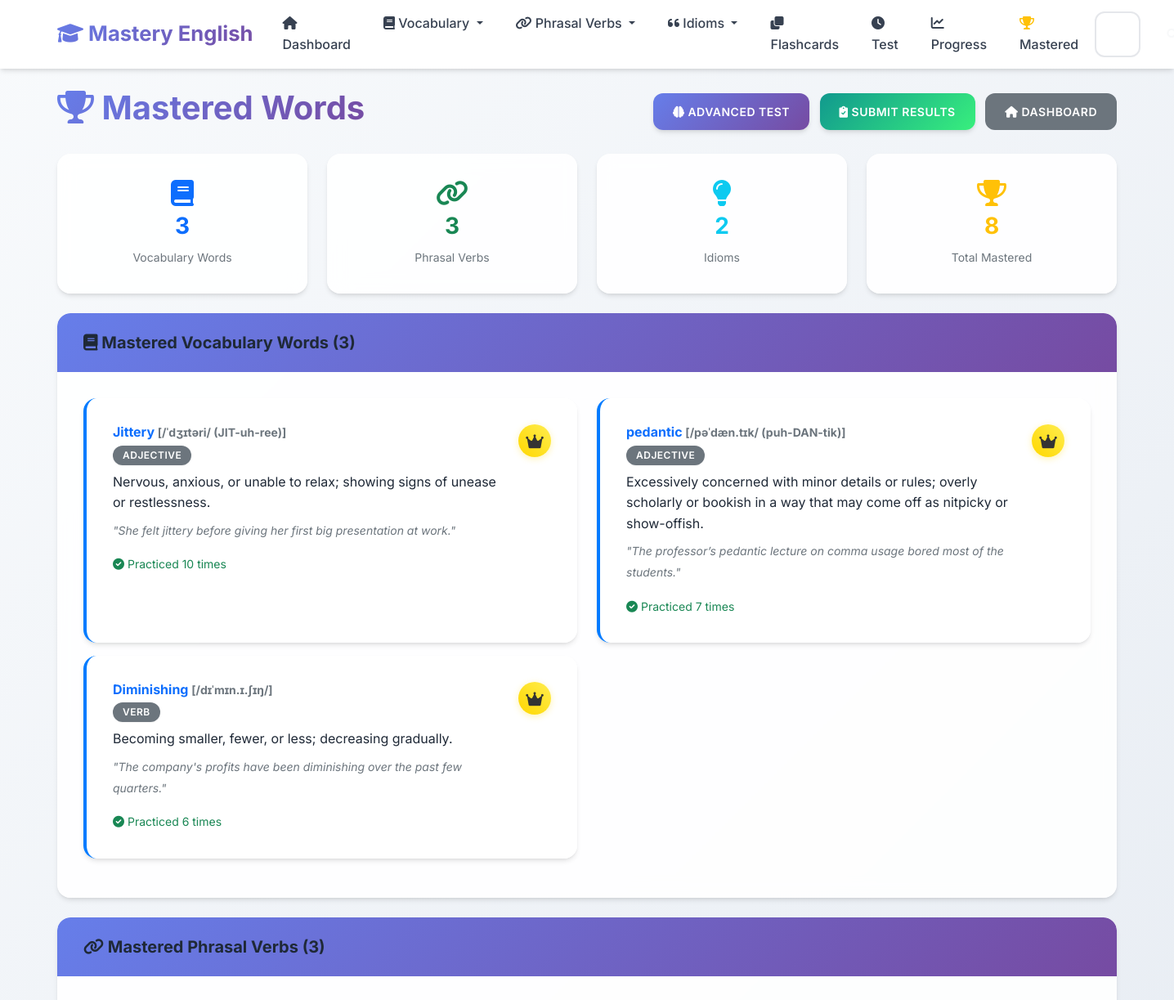
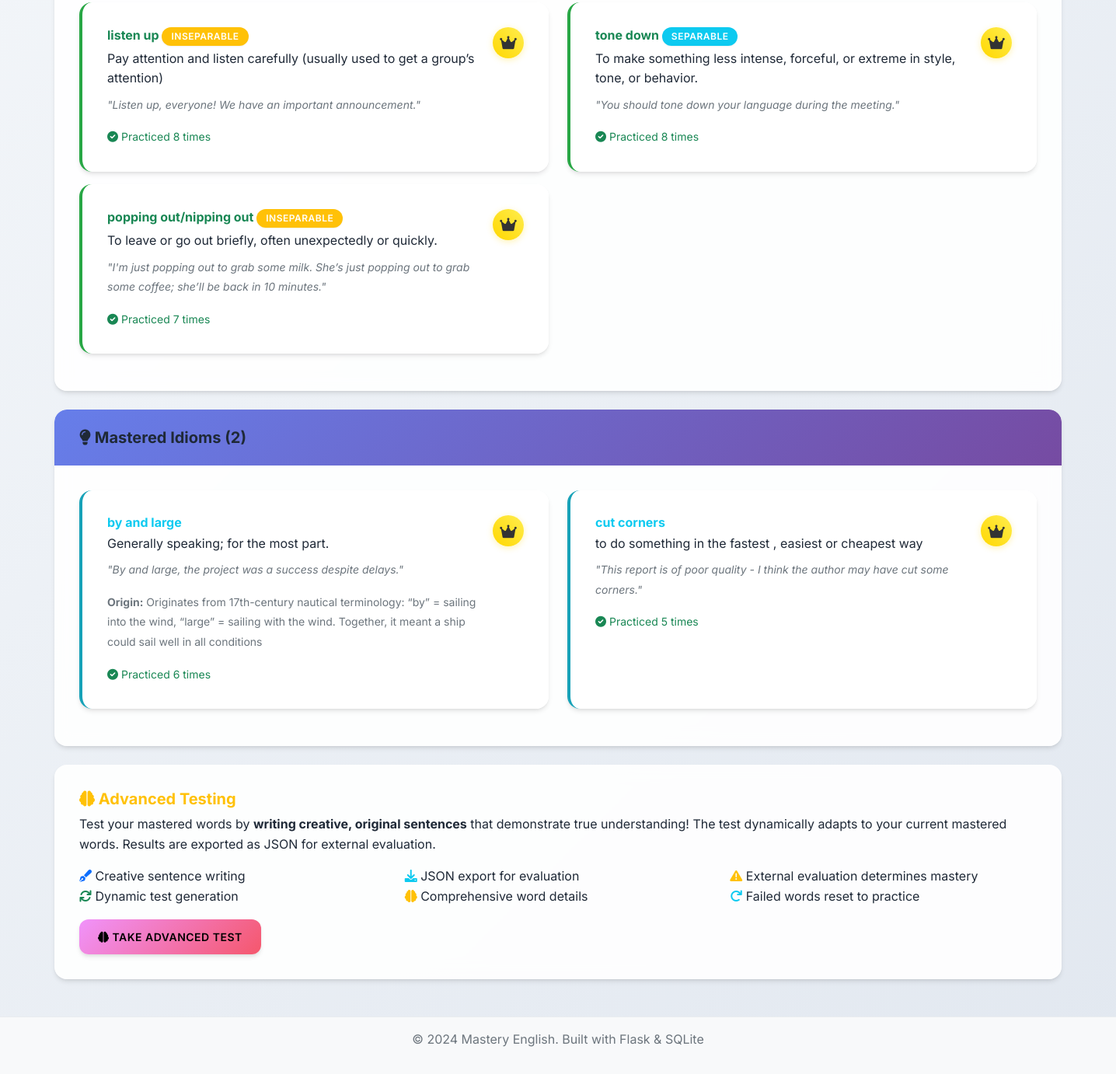
Before: /mastered with the older database file (2 pictures, top to bottom).
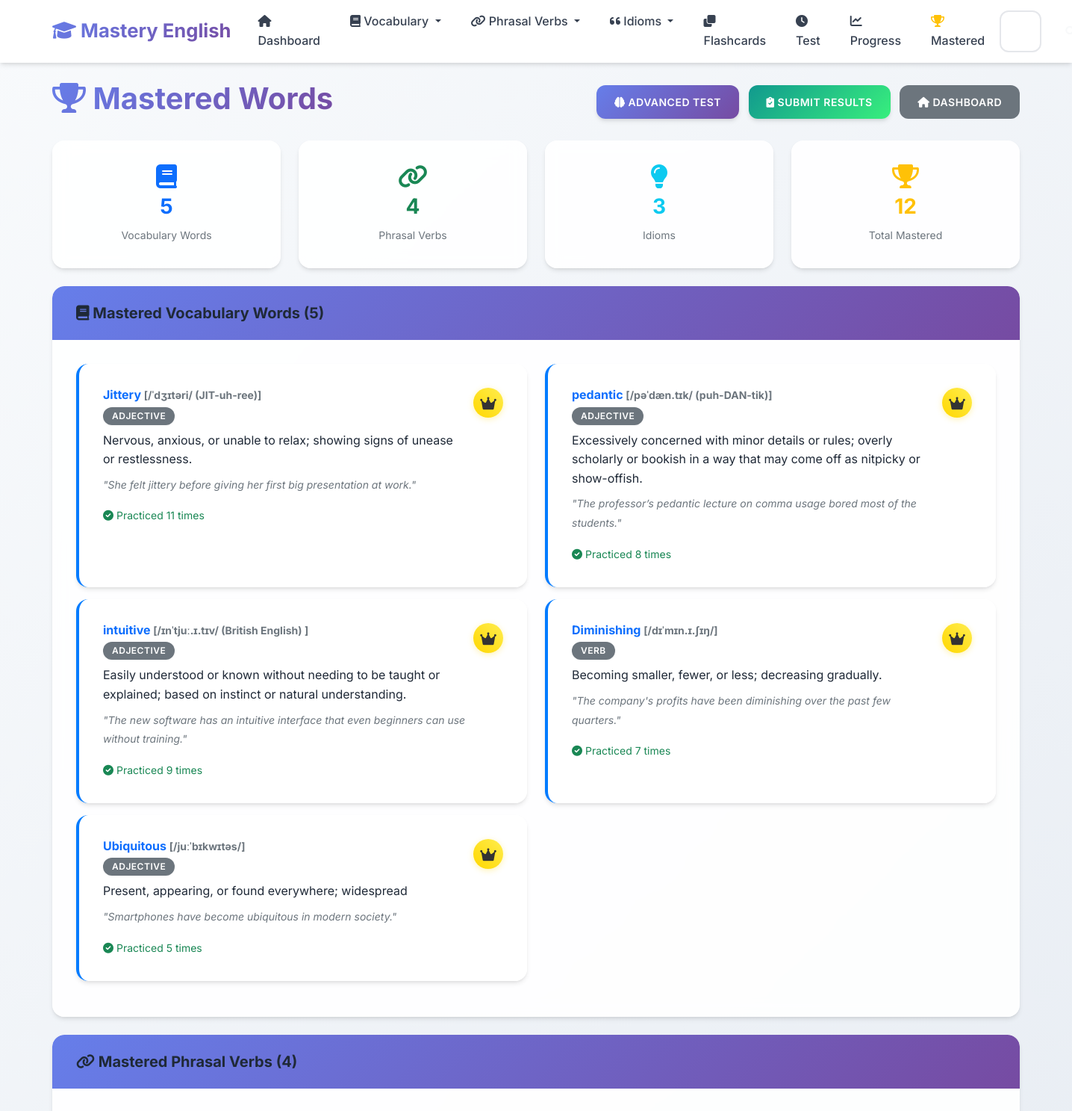
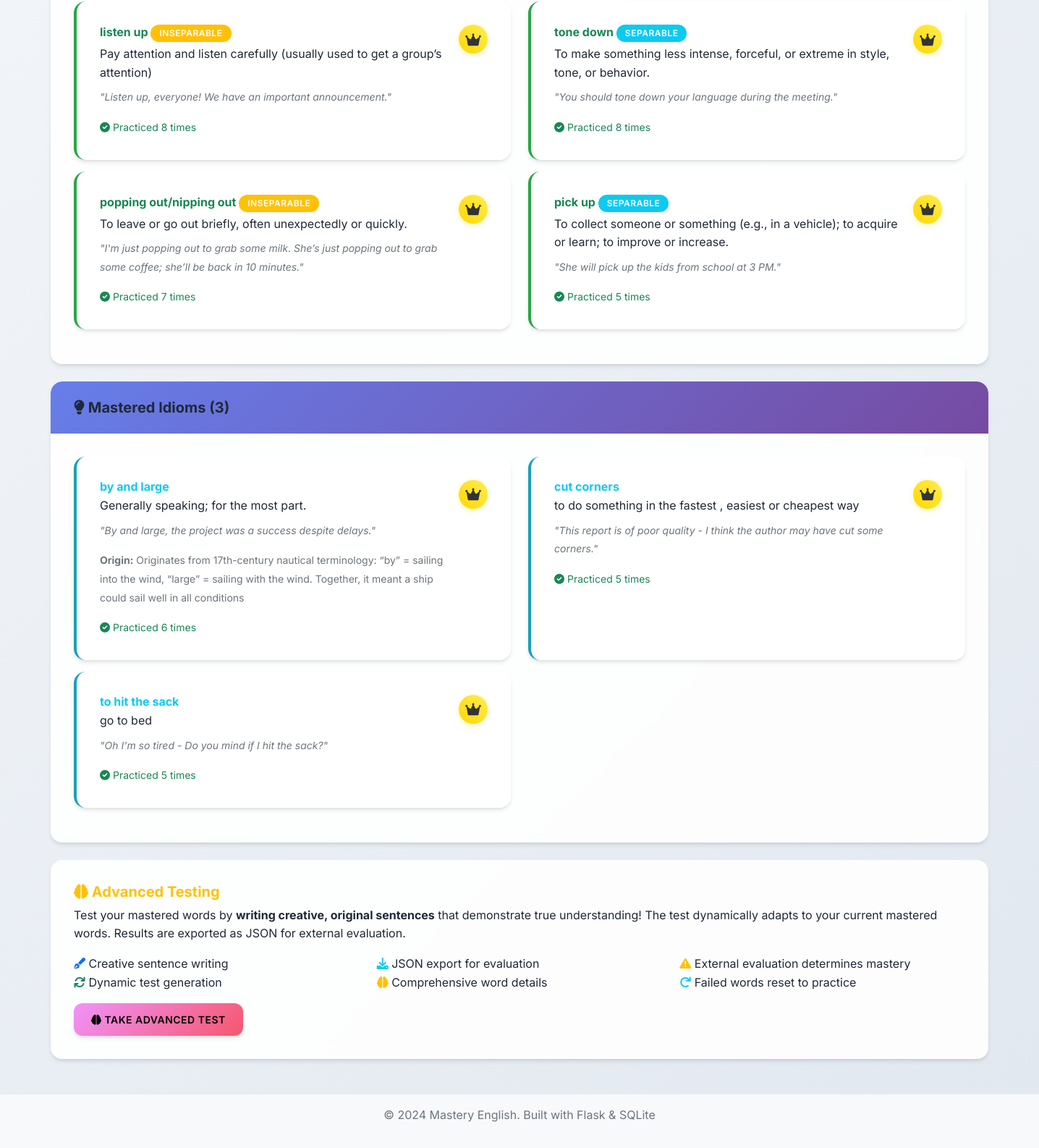
After: the same page with the newer database file (2 pictures, top to bottom).
### app.py (models this page shows, shortened)
class VocabularyWord(db.Model):
    __tablename__ = 'vocabulary_words'
    id = db.Column(db.Integer, primary_key=True)
    word = db.Column(db.String(100), nullable=False)
    definition = db.Column(db.Text, nullable=False)
    example_sentence = db.Column(db.Text)
    pronunciation = db.Column(db.String(100))
    part_of_speech = db.Column(db.String(50))
    difficulty_level = db.Column(db.String(20), default='medium')
    date_added = db.Column(db.DateTime, default=datetime.utcnow)
    times_practiced = db.Column(db.Integer, default=0)
    last_practiced = db.Column(db.DateTime)
    mastery_level = db.Column(db.Integer, default=0)

class PhrasalVerb(db.Model):
    __tablename__ = 'phrasal_verbs'
    id = db.Column(db.Integer, primary_key=True)
    phrasal_verb = db.Column(db.String(100), nullable=False)
    meaning = db.Column(db.Text, nullable=False)
    example_sentence = db.Column(db.Text)
    separable = db.Column(db.Boolean, default=False)
    difficulty_level = db.Column(db.String(20), default='medium')
    date_added = db.Column(db.DateTime, default=datetime.utcnow)
    times_practiced = db.Column(db.Integer, default=0)
    last_practiced = db.Column(db.DateTime)
    mastery_level = db.Column(db.Integer, default=0)

class Idiom(db.Model):
    __tablename__ = 'idioms'
    id = db.Column(db.Integer, primary_key=True)
    idiom = db.Column(db.String(200), nullable=False)
    meaning = db.Column(db.Text, nullable=False)
    example_sentence = db.Column(db.Text)
    origin = db.Column(db.Text)
    difficulty_level = db.Column(db.String(20), default='medium')
    date_added = db.Column(db.DateTime, default=datetime.utcnow)
    times_practiced = db.Column(db.Integer, default=0)
    last_practiced = db.Column(db.DateTime)
    mastery_level = db.Column(db.Integer, default=0)

### app.py (the view)
@app.route('/mastered')
def mastered_words():
    mastered_vocab = VocabularyWord.query.filter(VocabularyWord.mastery_level == 5).all()
    mastered_phrasal = PhrasalVerb.query.filter(PhrasalVerb.mastery_level == 5).all()
    mastered_idioms = Idiom.query.filter(Idiom.mastery_level == 5).all()
    total_mastered = len(mastered_vocab) + len(mastered_phrasal) + len(mastered_idioms)
    stats = {
        'vocabulary': len(mastered_vocab),
        'phrasal_verbs': len(mastered_phrasal),
        'idioms': len(mastered_idioms),
        'total': total_mastered
    }
    return render_template('mastered_words.html',
                         mastered_vocab=mastered_vocab,
                         mastered_phrasal=mastered_phrasal,
                         mastered_idioms=mastered_idioms,
                         stats=stats)

### templates/mastered_words.html (shortened to what the changed rows need)
{% extends "base.html" %}
{% block content %}
<div class="row">
    <div class="col-12">
        <div class="d-flex justify-content-between align-items-center mb-4">
            <h1>
                <i class="fas fa-trophy text-warning"></i> Mastered Words
            </h1>
        </div>
    </div>
</div>
<div class="row mb-4">
    <div class="col-md-3">
        <div class="card text-center border-primary">
            <div class="card-body">
                <i class="fas fa-book fa-2x text-primary mb-2"></i>
                <h3 class="text-primary">{{ stats.vocabulary }}</h3>
                <small class="text-muted">Vocabulary Words</small>
            </div>
        </div>
    </div>
    <div class="col-md-3">
        <div class="card text-center border-success">
            <div class="card-body">
                <i class="fas fa-link fa-2x text-success mb-2"></i>
                <h3 class="text-success">{{ stats.phrasal_verbs }}</h3>
                <small class="text-muted">Phrasal Verbs</small>
            </div>
        </div>
    </div>
    <div class="col-md-3">
        <div class="card text-center border-info">
            <div class="card-body">
                <i class="fas fa-lightbulb fa-2x text-info mb-2"></i>
                <h3 class="text-info">{{ stats.idioms }}</h3>
                <small class="text-muted">Idioms</small>
            </div>
        </div>
    </div>
    <div class="col-md-3">
        <div class="card text-center border-warning">
            <div class="card-body">
                <i class="fas fa-trophy fa-2x text-warning mb-2"></i>
                <h3 class="text-warning">{{ stats.total }}</h3>
                <small class="text-muted">Total Mastered</small>
            </div>
        </div>
    </div>
</div>
{% if stats.total == 0 %}
<div class="row">
    <div class="col-12">
        <div class="card">
            <div class="card-body text-center py-5">
                <i class="fas fa-graduation-cap fa-4x text-muted mb-3"></i>
                <h3 class="text-muted">No Mastered Words Yet</h3>
                <p class="text-muted mb-4">Start practicing to master your vocabulary, phrasal verbs, and idioms!</p>
                <div>
                    <a href="{{ url_for('flashcards', category='vocabulary') }}" class="btn btn-primary me-2">
                        <i class="fas fa-play"></i> Practice Vocabulary
                    </a>
                    <a href="{{ url_for('flashcards', category='phrasal-verbs') }}" class="btn btn-success me-2">
                        <i class="fas fa-play"></i> Practice Phrasal Verbs
                    </a>
                    <a href="{{ url_for('flashcards', category='idioms') }}" class="btn btn-info">
                        <i class="fas fa-play"></i> Practice Idioms
                    </a>
                </div>
            </div>
        </div>
    </div>
</div>
{% else %}
{% if mastered_vocab %}
<div class="row mb-4">
    <div class="col-12">
        <div class="card">
            <div class="card-header bg-primary text-white">
                <h5 class="mb-0">
                    <i class="fas fa-book"></i> Mastered Vocabulary Words ({{ mastered_vocab|length }})
                </h5>
            </div>
            <div class="card-body">
                <div class="row">
                    {% for word in mastered_vocab %}
                    <div class="col-md-6 mb-3">
                        <div class="card h-100 border-left-primary">
                            <div class="card-body">
                                <div class="d-flex justify-content-between align-items-start">
                                    <div class="flex-grow-1">
                                        <h6 class="card-title text-primary mb-1">
                                            {{ word.word }}
                                            {% if word.pronunciation %}
                                            <small class="text-muted">[{{ word.pronunciation }}]</small>
                                            {% endif %}
                                        </h6>
                                        {% if word.part_of_speech %}
                                        <span class="badge bg-secondary mb-2">{{ word.part_of_speech }}</span>
                                        {% endif %}
                                        <p class="card-text mb-2">{{ word.definition }}</p>
                                        {% if word.example_sentence %}
                                        <p class="card-text">
                                            <small class="text-muted">
                                                <em>"{{ word.example_sentence }}"</em>
                                            </small>
                                        </p>
                                        {% endif %}
                                        <small class="text-success">
                                            <i class="fas fa-check-circle"></i>
                                            Practiced {{ word.times_practiced }} times
                                        </small>
                                    </div>
                                    <div class="ms-2">
                                        <div class="mastery-badge mastery-5">
                                            <i class="fas fa-crown"></i>
                                        </div>
                                    </div>
                                </div>
                            </div>
                        </div>
                    </div>
                    {% endfor %}
                </div>
            </div>
        </div>
    </div>
</div>
{% endif %}
{% if mastered_phrasal %}
<div class="row mb-4">
    <div class="col-12">
        <div class="card">
            <div class="card-header bg-success text-white">
                <h5 class="mb-0">
                    <i class="fas fa-link"></i> Mastered Phrasal Verbs ({{ mastered_phrasal|length }})
                </h5>
            </div>
            <div class="card-body">
                <div class="row">
                    {% for phrasal in mastered_phrasal %}
                    <div class="col-md-6 mb-3">
                        <div class="card h-100 border-left-success">
                            <div class="card-body">
                                <div class="d-flex justify-content-between align-items-start">
                                    <div class="flex-grow-1">
                                        <h6 class="card-title text-success mb-1">
                                            {{ phrasal.phrasal_verb }}
                                            {% if phrasal.separable %}
                                            <span class="badge bg-info">Separable</span>
                                            {% else %}
                                            <span class="badge bg-warning">Inseparable</span>
                                            {% endif %}
                                        </h6>
                                        <p class="card-text mb-2">{{ phrasal.meaning }}</p>
                                        {% if phrasal.example_sentence %}
                                        <p class="card-text">
                                            <small class="text-muted">
                                                <em>"{{ phrasal.example_sentence }}"</em>
                                            </small>
                                        </p>
                                        {% endif %}
                                        <small class="text-success">
                                            <i class="fas fa-check-circle"></i>
                                            Practiced {{ phrasal.times_practiced }} times
                                        </small>
                                    </div>
                                    <div class="ms-2">
                                        <div class="mastery-badge mastery-5">
                                            <i class="fas fa-crown"></i>
                                        </div>
                                    </div>
                                </div>
                            </div>
                        </div>
                    </div>
                    {% endfor %}
                </div>
            </div>
        </div>
    </div>
</div>
{% endif %}
{% if mastered_idioms %}
<div class="row mb-4">
    <div class="col-12">
        <div class="card">
            <div class="card-header bg-info text-white">
                <h5 class="mb-0">
                    <i class="fas fa-lightbulb"></i> Mastered Idioms ({{ mastered_idioms|length }})
                </h5>
            </div>
            <div class="card-body">
                <div class="row">
                    {% for idiom in mastered_idioms %}
                    <div class="col-md-6 mb-3">
                        <div class="card h-100 border-left-info">
                            <div class="card-body">
                                <div class="d-flex justify-content-between align-items-start">
                                    <div class="flex-grow-1">
                                        <h6 class="card-title text-info mb-1">{{ idiom.idiom }}</h6>
                                        <p class="card-text mb-2">{{ idiom.meaning }}</p>
                                        {% if idiom.example_sentence %}
                                        <p class="card-text">
                                            <small class="text-muted">
                                                <em>"{{ idiom.example_sentence }}"</em>
                                            </small>
                                        </p>
                                        {% endif %}
                                        {% if idiom.origin %}
                                        <p class="card-text">
                                            <small class="text-muted">
                                                <strong>Origin:</strong> {{ idiom.origin }}
                                            </small>
                                        </p>
                                        {% endif %}
                                        <small class="text-success">
                                            <i class="fas fa-check-circle"></i>
                                            Practiced {{ idiom.times_practiced }} times
                                        </small>
                                    </div>
                                    <div class="ms-2">
                                        <div class="mastery-badge mastery-5">
                                            <i class="fas fa-crown"></i>
                                        </div>
                                    </div>
                                </div>
                            </div>
                        </div>
                    </div>
                    {% endfor %}
                </div>
            </div>
        </div>
    </div>
</div>
{% endif %}
{% endif %}
{% endblock %}

Changed rows visible on the page:
changed VocabularyWord "Jittery": times_practiced "10" → "11"
changed VocabularyWord "pedantic": times_practiced "7" → "8"
now on this page (row edited): VocabularyWord: word "intuitive", pronunciation "/ɪnˈtjuː.ɪ.tɪv/ (British English)", part_of_speech "ADJECTIVE", definition "Easily understood or known without needing to be taught or explained; based on instinct or natural understanding.", example_sentence "The new software has an intuitive interface that even beginners can use without training.", times_practiced "9"
changed VocabularyWord "Diminishing": times_practiced "6" → "7"
now on this page (row edited): VocabularyWord: word "Ubiquitous", pronunciation "/juːˈbɪkwɪtəs/", part_of_speech "ADJECTIVE", definition "Present, appearing, or found everywhere; widespread", example_sentence "Smartphones have become ubiquitous in modern society.", times_practiced "5"
now on this page (row edited): PhrasalVerb: phrasal_verb "pick up", separable "SEPARABLE", meaning "To collect someone or something (e.g., in a vehicle); to acquire or learn; to improve or increase.", example_sentence "She will pick up the kids from school at 3 PM.", times_practiced "5"
now on this page (row edited): Idiom: idiom "to hit the sack", meaning "go to bed", example_sentence "Oh I'm so tired - Do you mind if I hit the sack?", times_practiced "5"
Other visible differences:
{{ stats.vocabulary }}: "3" → "5"
{{ stats.phrasal_verbs }}: "3" → "4"
{{ stats.idioms }}: "2" → "3"
{{ stats.total }}: "8" → "12"
{{ mastered_vocab|length }}: "3" → "5"
{{ mastered_phrasal|length }}: "3" → "4"
{{ mastered_idioms|length }}: "2" → "3"
